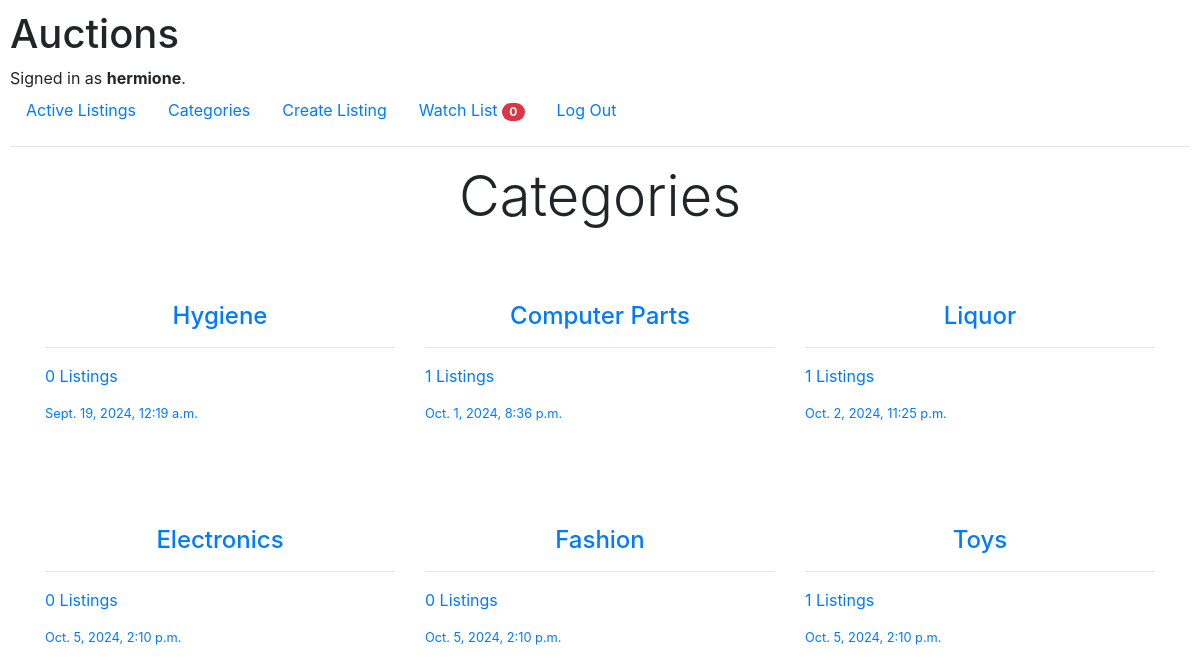
Before: /categories (signed in) with the older database file.
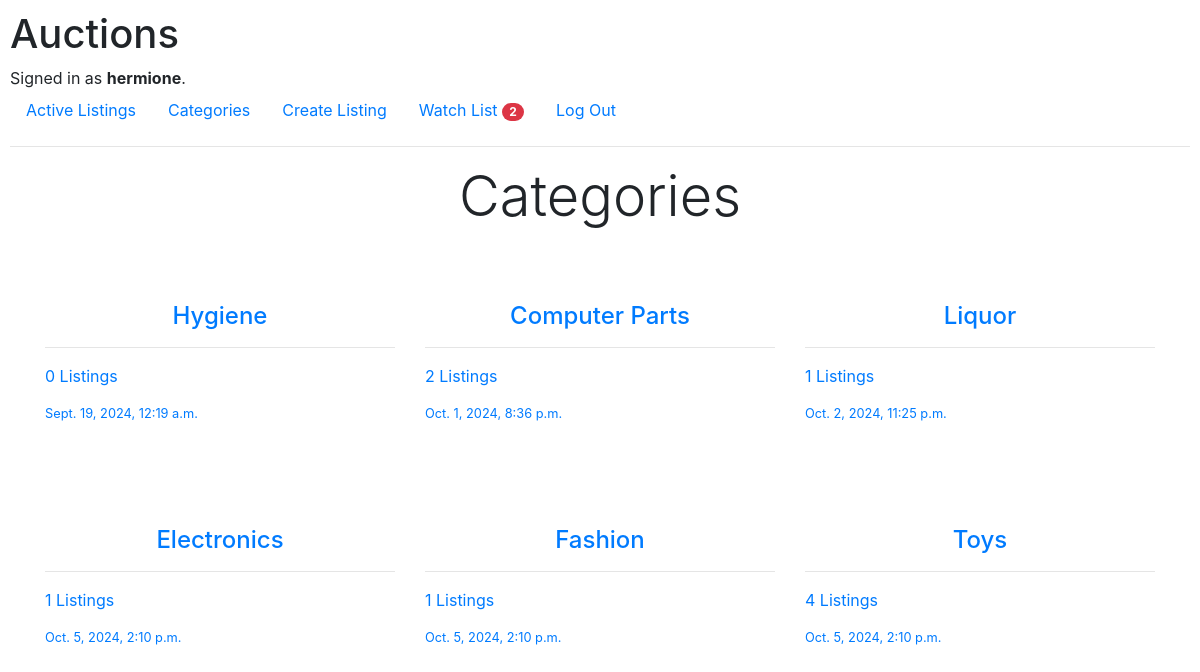
After: the same page with the newer database file.
### auctions/models.py (models this page shows, shortened)
class User(AbstractUser):
    pass

class Category(models.Model):
    title = models.CharField(max_length=255)
    created_at = models.DateTimeField(auto_now_add=True)

### auctions/views.py (the view)
# urls.py: path("categories", views.categories, name="categories"),
def categories(request):
    categories = Category.objects.annotate(
        listings_count=Count("listings", filter=Q(listings__active=True))
    ).all()
    return render(request, "auctions/categories.html", {"categories": categories})

### auctions/templates/auctions/categories.html (shortened to what this page needs)
{% extends "auctions/layout.html" %}
{% block body %}
<h2 class="display-4 text-center mb-5">Categories</h2>
<div class="container">
  <div class="row justify-content-center">
    {% for category in categories %}
    <div
      class="category-wrapper col-lg-4 col-12 mt-4"
      style="height: 200px;"
    >
      <a
        href="{% url 'category-listings' category.id %}"
        style="text-decoration: none"
      >
        <header class="text-center">
          <h4>{{ category.title }}</h4>
        </header>
        <hr>
        <p class="mt">{{ category.listings_count }} Listings</p>
        <p class="muted small">{{ category.created_at }}</p>
      </a>
    </div>
    {% endfor %}
  </div>
</div>
{% endblock body %}

### auctions/templates/auctions/layout.html (shortened to what this page needs)
{% load static %}
<!DOCTYPE html>
<html lang="en">
    <head>
        <link rel="stylesheet" href="https://stackpath.bootstrapcdn.com/bootstrap/4.4.1/css/bootstrap.min.css">
        <link href="{% static 'auctions/styles.css' %}" rel="stylesheet">
    </head>
    <body>
        <h1>Auctions</h1>
        <div>
            {% if user.is_authenticated %}
                Signed in as <strong>{{ user.username }}</strong>.
            {% else %}
                Not signed in.
            {% endif %}
        </div>
        <ul class="nav">
            <li class="nav-item">
                <a class="nav-link" href="{% url 'index' %}">Active Listings</a>
            </li>
            <li class="nav-item">
                <a class="nav-link" href="{% url 'categories' %}">Categories</a>
            </li>
            {% if user.is_authenticated %}
                <li class="nav-item">
                    <a class="nav-link" href="{% url 'create-listing' %}">
                        Create Listing
                    </a>
                </li>
                <li class="nav-item">
                    <a class="nav-link" href="{% url 'watchlist' %}">
                        Watch List <span class="badge badge-danger badge-pill">{{ user.watchlists.count}}</span>
                    </a>
                </li>
                <li class="nav-item">
                    <a class="nav-link" href="{% url 'logout' %}">Log Out</a>
                </li>
            {% endif %}
        </ul>
        <hr>
        {% block body %}
        {% endblock %}
    </body>
</html>

Changed rows visible on the page:
changed User "hermione": watchlists.count "0" → "2"
computed for Category "Computer Parts": listings_count "1" → "2"
computed for Category "Electronics": listings_count "0" → "1"
computed for Category "Fashion": listings_count "0" → "1"
computed for Category "Toys": listings_count "1" → "4"
